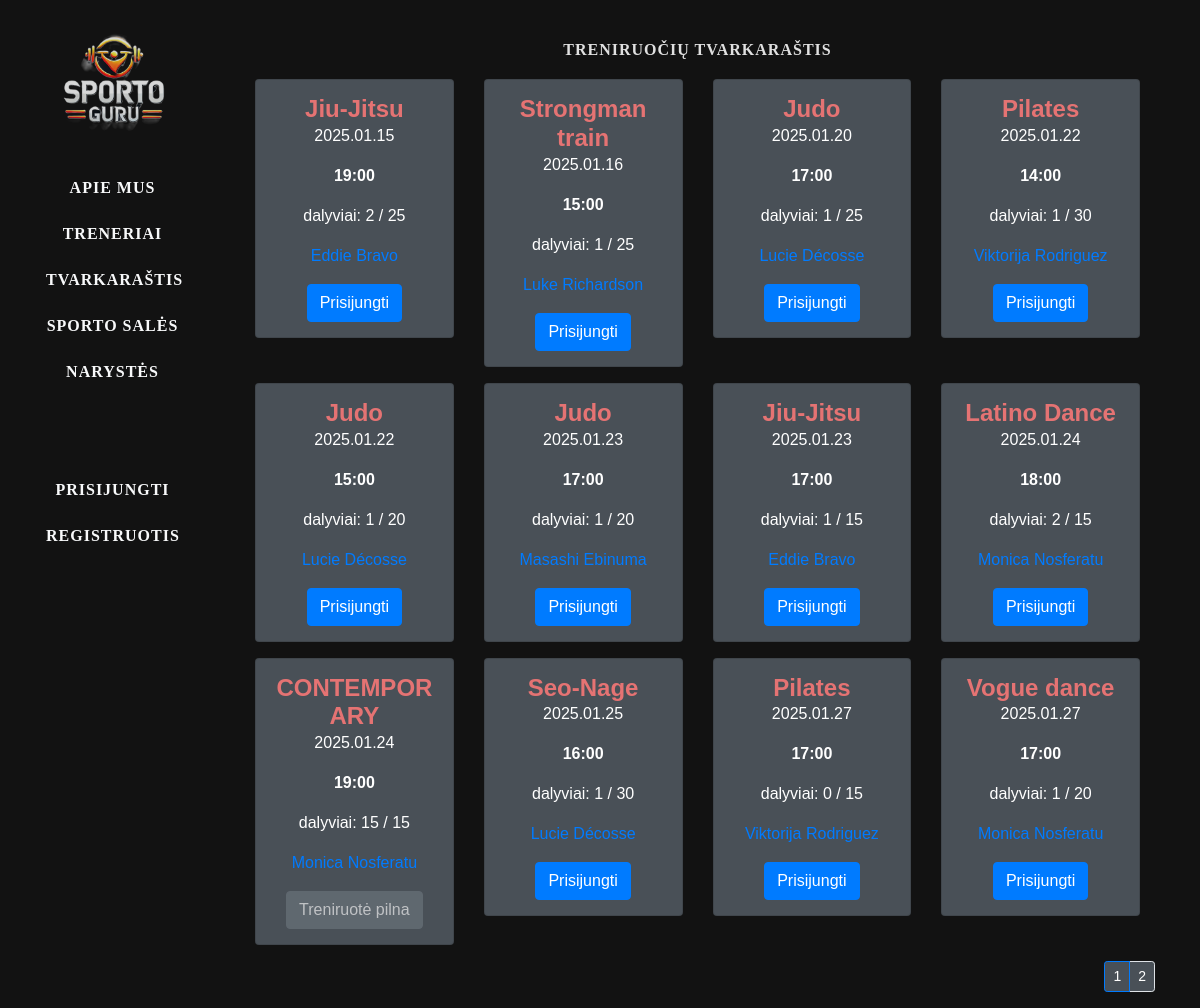
The app's page /gympro/tvarkarastis/ with its own data.
### gympro/models.py (models this page shows, shortened)
class Class(models.Model):
    name = models.CharField(max_length=30)
    class_type = models.CharField(max_length=50, choices=[
        ('dziudo', 'Dziudo'),
        ('jiu-jitsu', 'Jiu-jitsu'),
        ('karate', 'Karate'),
        ('boksas', 'Boksas'),
        ('thai-boksas', 'Thai-Boksas'),
        ('crossfit', 'CrossFit'),
        ('pilates', 'Pilates'),
        ('yoga', 'Yoga'),
        ('zumba', 'Zumba'),
        ('fitness', 'Fitness'),
        ('dance', 'Dance'),
        ('gym-training', 'Gym-training'),
        ('power-lift', 'Power-lift'),
    ])
    instructor = models.ForeignKey("Instructor", on_delete=models.SET_NULL, null=True, blank=True,
                                   related_name="classes")
    sport_hall = models.ForeignKey("SportHall", on_delete=models.SET_NULL, null=True, blank=True,
                                   related_name="classes")
    schedule = models.DateTimeField(help_text="Įveskite pamokos datą ir laiką.", default=timezone.now)
    max_capacity = models.IntegerField()
    current_bookings = models.IntegerField(default=0)
    @property
    def is_full(self):
        return self.current_bookings >= self.max_capacity
    class Meta:
        ordering = ["name"]
        verbose_name = "Treniruotė"
        verbose_name_plural = "Treniruotės"

class Instructor(models.Model):
    first_name = models.CharField(max_length=30)
    last_name = models.CharField(max_length=30)
    specialization = models.CharField(max_length=100)
    bio = models.TextField(blank=True)
    contact_email = models.EmailField(blank=True, null=True)
    phone_number = models.CharField(max_length=15, blank=True, null=True)
    photo = models.ImageField(upload_to='instructors_photos/', blank=True, null=True)
    instagram = models.URLField(blank=True, null=True)
    facebook = models.URLField(blank=True, null=True)
    linkedin = models.URLField(blank=True, null=True)
    class Meta:
        ordering = ["specialization"]
        verbose_name = "Instruktorius/Treneris"
        verbose_name_plural = "Instruktoriai/Treneriai"

### gympro/views.py (the view)
# urls.py: path('tvarkarastis/', views.tvarkarastis_view, name='tvarkarastis'),
def tvarkarastis_view(request):
    classes = Class.objects.filter(schedule__gte=now()).order_by('schedule')
    paginator = Paginator(classes, 12)
    page_number = request.GET.get('page')
    page_obj = paginator.get_page(page_number)
    schedule = []
    for treniruote in page_obj:
        local_schedule = localtime(treniruote.schedule)
        schedule.append({
            'id': treniruote.id,
            'date': local_schedule.date().strftime("%Y.%m.%d"),
            'time': local_schedule.time().strftime("%H:%M"),
            'name': treniruote.name,
            'coach_pavarde': treniruote.instructor.last_name,
            'coach_vardas': treniruote.instructor.first_name,
            'is_full': treniruote.is_full,
            'coach_id': treniruote.instructor.id,
            'current_bookings': treniruote.current_bookings,  # Dabartinis registracijų skaičius
            'max_capacity': treniruote.max_capacity,  # Maksimalus žmonių skaičius
        })
    context = {
        'schedule': schedule,
        'page_obj': page_obj,
    }
    return render(request, 'tvarkarastis.html', context=context)

### gympro/templates/tvarkarastis.html (shortened to what this page needs)
{% extends 'base.html' %}
{% block content %}
<div class="col-sm-10">
  <div class="container tvarkarastis">
    <h4>Treniruočių tvarkaraštis</h4>
    <div class="row">
      {% for class in schedule %}
        <div class="col-md-3 mb-3">
          <div class="card" style="background-color: #495057; color: white;">
            <div class="card-body">
              <h5 class="card-title" style="color: #e57373;">{{ class.name }}</h5>
              <p class="card-text">{{ class.date }}</p>
              <p><strong>{{ class.time }}</strong></p>
              <p>dalyviai: {{ class.current_bookings }} / {{ class.max_capacity }}</p>
              <p>
                 <a href="{% url 'treneris' instructor_id=class.coach_id %}">
                    {{ class.coach_vardas }} {{ class.coach_pavarde }}
                 </a>
              </p>
              {% if class.is_full %}
                <button class="btn btn-secondary" disabled>Treniruotė pilna</button>
              {% else %}
                <form method="post" action="{% url 'register_class' class_id=class.id %}">
                  <button type="submit" class="btn btn-primary">
                    {% if user.is_authenticated %}Registruotis{% else %}Prisijungti{% endif %}
                  </button>
                </form>
              {% endif %}
            </div>
          </div>
        </div>
      {% endfor %}
    </div>
  </div>
  <div class="container puslapiai">
    <nav aria-label="Puslapiai">
      {% if page_obj.has_other_pages %}
        <ul class="pagination pagination-sm justify-content-end">
          {% for i in page_obj.paginator.page_range %}
            {% if page_obj.number == i %}
              <li class="page-item active">
                <a class="page-link" style="background-color: #495057; color: white;">{{ i }}</a>
              </li>
            {% else %}
              <li class="page-item">
                <a class="page-link" href="?page={{ i }}" style="background-color: #495057; color: white;">{{ i }}</a>
              </li>
            {% endif %}
          {% endfor %}
        </ul>
      {% endif %}
    </nav>
  </div>
</div>
{% endblock %}

### gympro/static/css/styles.css (style rules this page uses)
body { background-color: #121212; color: #e0e0e0; font-family: 'Arial', sans-serif; }
html, body { height: 100%; margin: 0; }
.card-title { font-size: 1.5rem; font-weight: bold; margin: 0; }
.card-body { padding: 15px; flex-grow: 1; text-align: center; }
.row { margin: 0; padding: 0; display: flex; flex-wrap: wrap; width: 100%; }
h4 { text-align: center !important; margin-bottom: 20px !important; margin-top: 40px !important; font-family: 'Merriweather', serif !important; font-weight: bold !important; font-size: 16px !important; letter-spacing: 1px !important; text-transform: uppercase !important; }

### records on screen
Class: name "Jiu-Jitsu"
Instructor: coach_vardas "Eddie" "Eddie", coach_pavarde "Bravo" "Bravo"
Class: name "Strongman train"
Instructor: coach_vardas "Luke", coach_pavarde "Richardson"
Class: name "Judo"
Instructor: coach_vardas "Lucie" "Lucie" "Lucie", coach_pavarde "Décosse" "Décosse" "Décosse"
Class: name "Pilates"
Instructor: coach_vardas "Viktorija" "Viktorija", coach_pavarde "Rodriguez" "Rodriguez"
Class: name "Judo"
Class: name "Judo"
Instructor: coach_vardas "Masashi", coach_pavarde "Ebinuma"
Class: name "Jiu-Jitsu"
Class: name "Latino Dance"
Instructor: coach_vardas "Monica" "Monica" "Monica", coach_pavarde "Nosferatu" "Nosferatu" "Nosferatu"
Class: name "CONTEMPORARY"
Class: name "Seo-Nage"
Class: name "Pilates"
Class: name "Vogue dance"

### other values on screen
{{ class.date }} "2025.01.15" "2025.01.16" "2025.01.20" "2025.01.22" "2025.01.22" "2025.01.23" "2025.01.23" "2025.01.24" "2025.01.24" "2025.01.25" "2025.01.27" "2025.01.27"
{{ class.time }} "19:00" "15:00" "17:00" "14:00" "15:00" "17:00" "17:00" "18:00" "19:00" "16:00" "17:00" "17:00"
{{ class.current_bookings }} "2" "1" "1" "1" "1" "1" "1" "2" "15" "1" "0" "1"
{{ class.max_capacity }} "25" "25" "25" "30" "20" "20" "15" "15" "15" "30" "15" "20"
{{ i }} "1"
{{ i }} "2"
